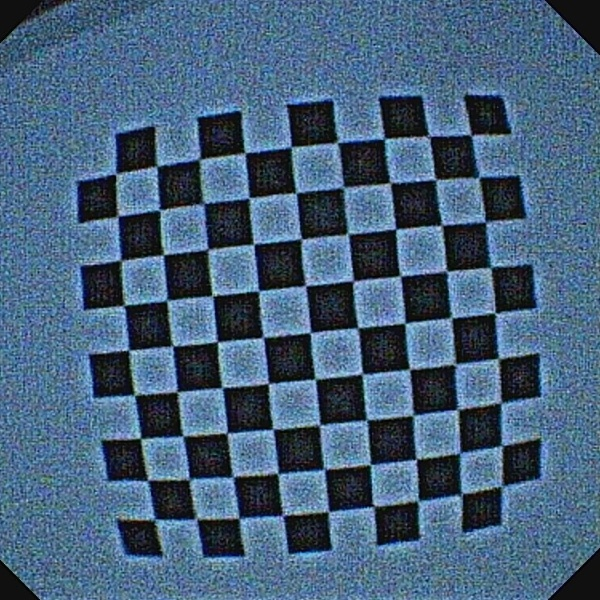
//> input picture testCUDA/1.jpg, 600 x 600 px
$ ./main ../testCUDA/1.jpg ../testCUDA/1.jpg   (built with g++ and OpenCV 4)
//> lines starting //> are read from the running program, lines starting //| are printed output that depends on the picture
#include <iostream>
#include <opencv2/core.hpp>
#include <opencv2/highgui.hpp>
#include <opencv2/cudafeatures2d.hpp>
#include <opencv2/cudaimgproc.hpp>

#include "opencv2/core/utility.hpp"
#include "opencv2/highgui.hpp"
#include "opencv2/imgproc.hpp"
#include "opencv2/videoio.hpp"
#include "opencv2/video.hpp"

#include <vector>
#include <chrono>

using namespace std;
using namespace cv;

void find_feature_matches_CPU(const Mat &img_1, const Mat &img_2,
                          std::vector<KeyPoint> &keypoints_1,
                          std::vector<KeyPoint> &keypoints_2,
                          std::vector<DMatch> &matches);
Mat OpticalFlow(Mat img_1,Mat img_2);

using namespace std;

int main(int argc,char**argv)
{
    std::string path1 = argv[1];
    std::string path2 = argv[2];
    if(argc !=3)
    {
        cout<<"输入参数方法：**/ORBdetect ./1.png ./2.png\n";
        return 0;
    }
    Mat img_1 = imread(path1);
//> img_1 is the input picture: 600 rows x 600 cols, CV_8UC3; mean B, G, R 122.8, 96.8, 70.1
    Mat img_2 = imread(path2);

    vector<KeyPoint> keypoints_1, keypoints_2;
    vector<Point2f> points_1,points_2;
    vector<DMatch> matches;

    chrono::steady_clock::time_point t1 = chrono::steady_clock::now();
    //use GPU
    //find_feature_matches_GPU(img_1,img_2,keypoints_1,keypoints_2,matches);
    //use cpu
    find_feature_matches_CPU(img_1,img_2,keypoints_1,keypoints_2,matches);

    chrono::steady_clock::time_point t2 = chrono::steady_clock::now();
    chrono::duration<double> delay_time = chrono::duration_cast<chrono::duration<double>>(t2 - t1); //milliseconds 毫秒

    cout<<"匹配耗时:"<<delay_time.count()<<"秒"<<endl;


    for(auto m:matches)
    {
        points_1.push_back(keypoints_1[m.queryIdx].pt);
        points_2.push_back(keypoints_2[m.trainIdx].pt);
    }

    cout<<"特征点的数量："<<points_1.size()<<"  "<<points_2.size()<<endl;

    Mat img_keypoints;
    drawMatches(img_1,keypoints_1,img_2,keypoints_2,matches,img_keypoints);
    imshow("matches",img_keypoints);
    waitKey(0);

    //OpticalFlow
    Mat rgb;
    rgb = OpticalFlow(img_1,img_2);
    cv::imshow("opticalFlow",rgb);
    cv::waitKey(0);

    return 0;
}

void find_feature_matches_CPU(const Mat &img_1, const Mat &img_2,
                          std::vector<KeyPoint> &keypoints_1,
                          std::vector<KeyPoint> &keypoints_2,
                          std::vector<DMatch> &matches) {

    //-- 初始化
    Mat descriptors_1, descriptors_2;
    Mat imgGray_1,imgGray_2;
    cvtColor(img_1,imgGray_1,COLOR_BGR2GRAY);
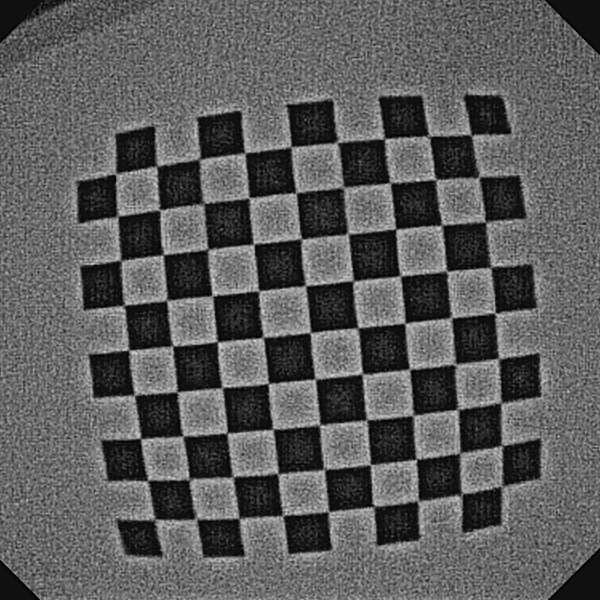
//> imgGray_1: 600 rows x 600 cols, CV_8UC1; min 0, max 222, mean 91.8
    cvtColor(img_2,imgGray_2,COLOR_BGR2GRAY);
    medianBlur(img_1,img_1,5);
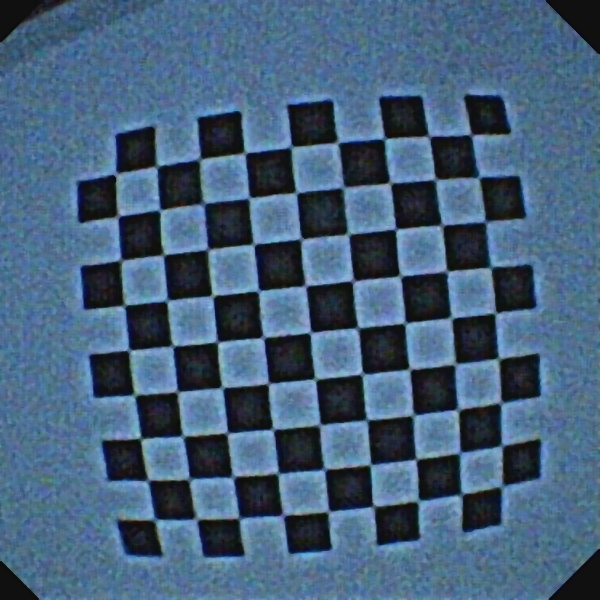
//> img_1: 600 rows x 600 cols, CV_8UC3; mean B, G, R 122.5, 96.4, 69.7
    medianBlur(img_2,img_2,5);

    //创建ORB检测
    Ptr<ORB> detector_ORB = ORB::create();

    Ptr<DescriptorMatcher> matcher = DescriptorMatcher::create("BruteForce-Hamming");
    //-- 第一步:检测 Oriented FAST 角点位置 计算 BRIEF 描述子
    detector_ORB->detectAndCompute(imgGray_1,Mat(),keypoints_1,descriptors_1);
//> keypoints_1 = 500 keypoints; strongest (x, y, size): (220, 343, 37.2), (219, 344, 31), (216, 344, 31), (265, 386, 44.6)

    detector_ORB->detectAndCompute(imgGray_2,Mat(),keypoints_2,descriptors_2);
//> keypoints_2 has the same summary as keypoints_1


    //-- 第二步:对两幅图像中的BRIEF描述子进行匹配，使用 Hamming 距离
    vector<DMatch> match;
    //FlannBasedMatcher flannMatcher;
    // BFMatcher matcher ( NORM_HAMMING );
    matcher->match(descriptors_1, descriptors_2, match);
//> match = 500 matches
    //flannMatcher.match(descriptors_1, descriptors_2, match);


    //-- 第三步:匹配点对筛选
    double min_dist = 1000, max_dist = 0;

    for (int i = 0; i < descriptors_1.rows; i++)
    {
      double dist = match[i].distance;
      if (dist < min_dist) min_dist = dist;
      if (dist > max_dist) max_dist = dist;
    }
//> this loop made 500 passes
//> min_dist on pass 1: 0
//> after the loop, min_dist = 0; max_dist = 0

    cout<<"-- Max dist : "<< max_dist<<endl;
//| -- Max dist : 0
    cout<<"-- Min dist : "<< min_dist<<endl;
//| -- Min dist : 0


  for (int i = 0; i < descriptors_1.rows; i++)
  {
    if (match[i].distance <= 0.6*max_dist)
    {
      matches.push_back(match[i]);
    }
  }
//> after the loop, matches = 500 matches
//> in main, `find_feature_matches_CPU(img_1,img_2,keypoints_1,keypoints_2,matches);`: keypoints_2 has the same summary as keypoints_1 in find_feature_matches_CPU
//> after the loop in main, `for(auto m:matches)`: points_1 = 500 Points (x, y), first 12: [434, 178], [175, 344], [449, 273], [122, 303], [165, 256], [275, 431], [271, 428], [216, 344], [219, 344], [162, 257], [326, 514], [276, 475]; points_2 has the same summary as points_1
//| 特征点的数量：500  500
//> in main, `drawMatches(img_1,keypoints_1,img_2,keypoints_2,matches,img_keypoints);`:
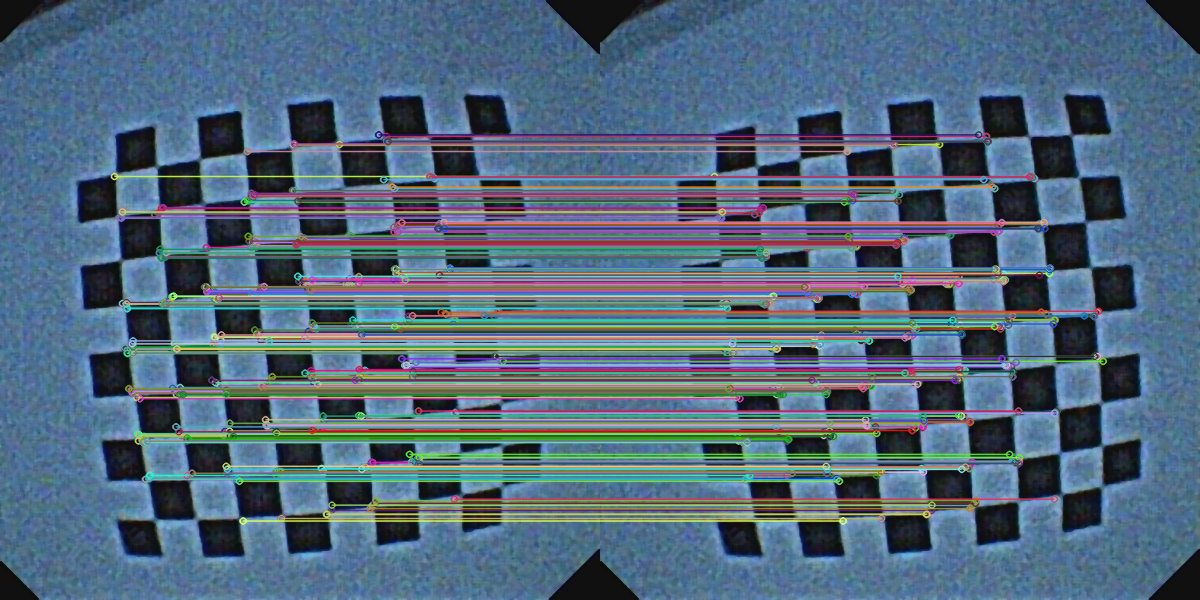
//> img_keypoints: 600 rows x 1200 cols, CV_8UC3; mean B, G, R 123.6, 104.5, 82.4

}

Mat OpticalFlow(Mat img_1,Mat img_2)
{
    cv::Ptr<DenseOpticalFlow> algorithm = DISOpticalFlow::create(DISOpticalFlow::PRESET_MEDIUM);
    Mat flow, flow_uv[2];
    Mat mag, ang, rgb;
    Mat hsv_split[3], hsv;
    Mat imgGray_1,imgGray_2;
    cvtColor(img_1,imgGray_1,COLOR_BGR2GRAY);
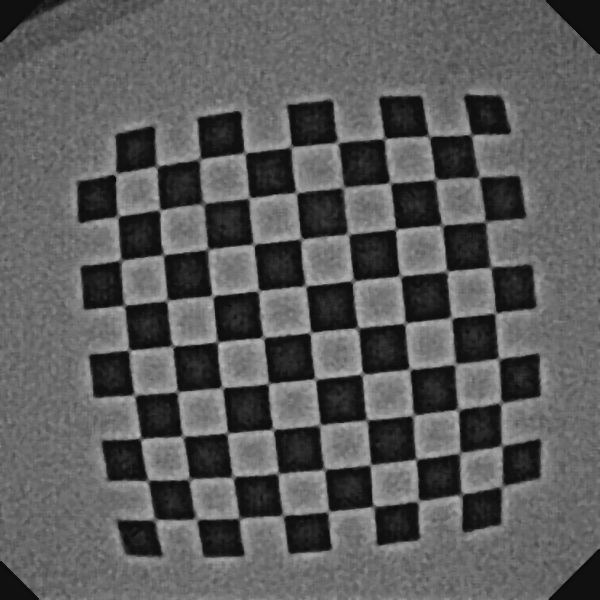
//> imgGray_1: 600 rows x 600 cols, CV_8UC1; min 9, max 189, mean 91.4
    cvtColor(img_2,imgGray_2,COLOR_BGR2GRAY);

    algorithm->calc(imgGray_1,imgGray_2,flow);
    split(flow, flow_uv);
//> flow_uv[0]: 600 rows x 600 cols, CV_32FC1; every value is 0
    multiply(flow_uv[1], -1, flow_uv[1]);
//> flow_uv[1]: 600 rows x 600 cols, CV_32FC1; every value is 0
    cartToPolar(flow_uv[0], flow_uv[1], mag, ang, true);
    normalize(mag, mag, 0, 1, NORM_MINMAX);
    hsv_split[0] = ang;
    hsv_split[1] = mag;
    hsv_split[2] = Mat::ones(ang.size(), ang.type());
//> hsv_split[2]: 600 rows x 600 cols, CV_32FC1; every value is 1
    merge(hsv_split, 3, hsv);
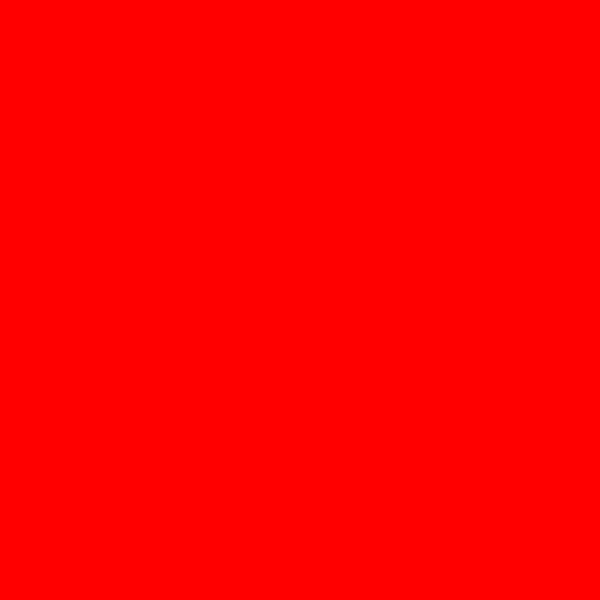
//> hsv: 600 rows x 600 cols, CV_32FC3; mean B, G, R 0, 0, 1
    cvtColor(hsv, rgb, COLOR_HSV2BGR);
//> rgb: 600 rows x 600 cols, CV_32FC3; every value is 1
    return rgb;
}
